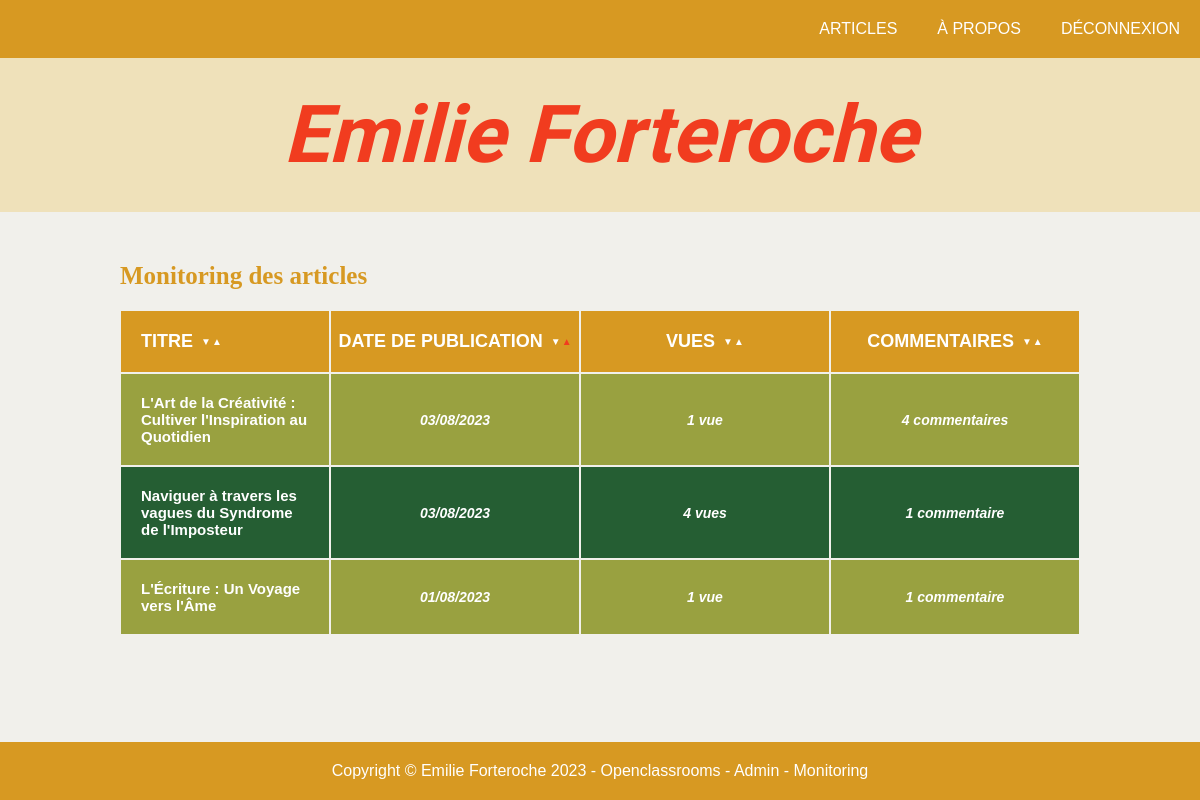
Before: /index.php?action=adminMonitoring (signed in) with the older database file.
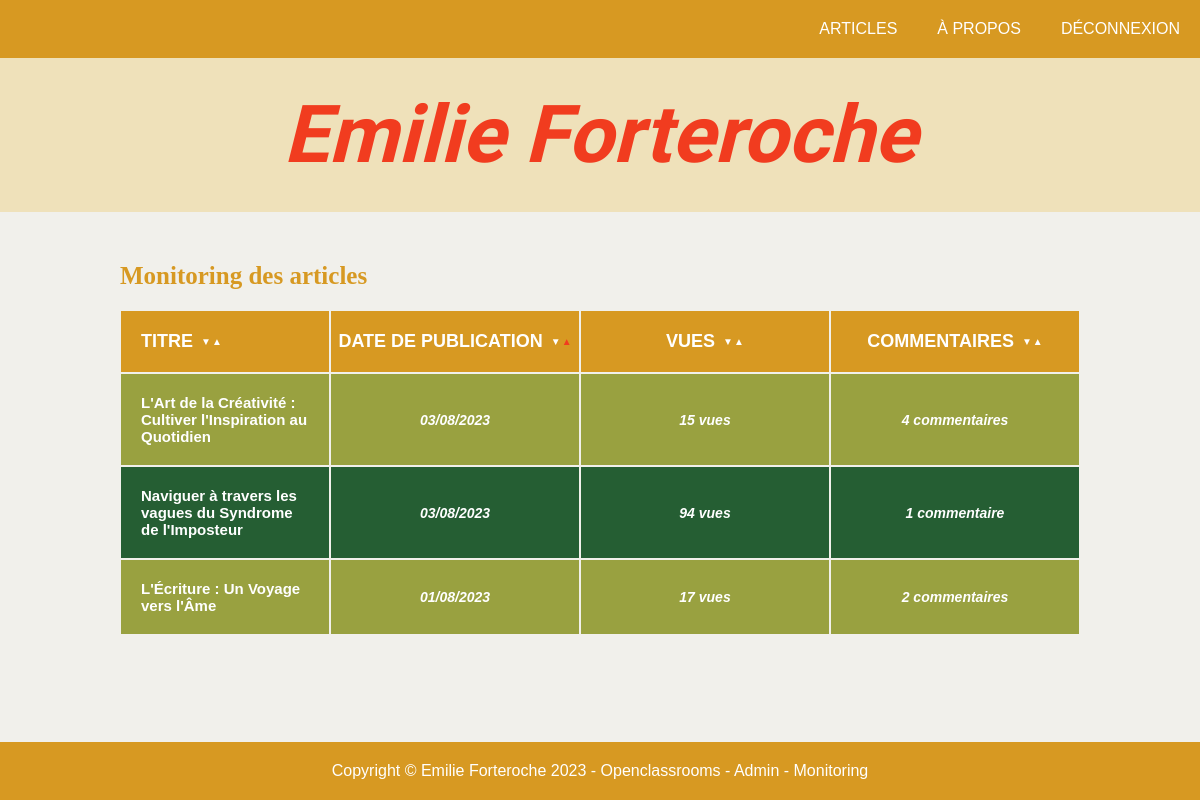
After: the same page with the newer database file.
### tables this page shows
CREATE TABLE `article` (
  `id` int NOT NULL,
  `id_user` int NOT NULL,
  `title` varchar(255) NOT NULL,
  `content` text NOT NULL,
  `date_creation` datetime NOT NULL,
  `date_update` datetime DEFAULT NULL,
  `views` int UNSIGNED NOT NULL DEFAULT '0'
);

### views/View.php (called while the page is built, shortened)
<?php
class View
{
    public function render(string $viewName, array $params = []) : void
    {
        $viewPath = $this->buildViewPath($viewName);
        $content = $this->_renderViewFromTemplate($viewPath, $params);
        require(MAIN_VIEW_PATH);
    }
    private function _renderViewFromTemplate(string $viewPath, array $params = []) : string
    {
        if (file_exists($viewPath)) {
            extract($params);
            require($viewPath);
            return ob_get_clean();
        } else {
            throw new Exception("La vue '$viewPath' est introuvable.");
        }
    }
    private function buildViewPath(string $viewName) : string
    {
        return TEMPLATE_VIEW_PATH . $viewName . '.php';
    }
}

### controllers/AdminController.php (called while the page is built, shortened)
<?php
class AdminController {
    public function showMonitoring() : void
    {
        $sort = Utils::request('sort', 'date_creation');
        $order = Utils::request('order', 'DESC');
        $articleManager = new ArticleManager();
        $articles = $articleManager->getAllArticlesWithCommentCount($sort, $order);
        $view = new View("Monitoring");
        $view->render("adminMonitoring", [
            'articles' => $articles,
            'sort'     => $sort,
            'order'    => $order
        ]);
    }
}

### index.php (called while the page is built, shortened)
<?php
$action = Utils::request('action', 'home');
try {
    switch ($action) {
        case 'adminMonitoring':
            $adminController = new AdminController();
            $adminController->showMonitoring();
            break;
    }
} catch (Exception $e) {
    $errorView = new View('Erreur');
    $errorView->render('errorPage', ['errorMessage' => $e->getMessage()]);
}

### models/DBManager.php (called while the page is built, shortened)
<?php
class DBManager
{
    private static $instance;
    private $db;
    private function __construct()
    {
        $this->db = new PDO('mysql:host=' . DB_HOST . ';dbname=' . DB_NAME . ';charset=utf8', DB_USER, DB_PASS);
        $this->db->setAttribute(PDO::ATTR_ERRMODE, PDO::ERRMODE_EXCEPTION);
        $this->db->setAttribute(PDO::ATTR_DEFAULT_FETCH_MODE, PDO::FETCH_ASSOC);
    }
    public static function getInstance() : DBManager
    {
        if (!self::$instance) {
            self::$instance = new DBManager();
        }
        return self::$instance;
    }
    public function query(string $sql, ?array $params = null) : PDOStatement
    {
        if ($params == null) {
            $query = $this->db->query($sql);
        } else {
            $query = $this->db->prepare($sql);
            $query->execute($params);
        }
        return $query;
    }
}

### services/Utils.php (called while the page is built, shortened)
<?php
class Utils {
    public static function request(string $variableName, mixed $defaultValue = null) : mixed
    {
        return $_REQUEST[$variableName] ?? $defaultValue;
    }
}

### models/ArticleManager.php (called while the page is built, shortened)
<?php
class ArticleManager extends AbstractEntityManager
{
    public function getAllArticlesWithCommentCount(string $sort = 'date_creation', string $order = 'DESC') : array
    {
        $allowedSorts = ['title', 'date_creation', 'views', 'comment_count'];
        $allowedOrders = ['ASC', 'DESC'];
        $sql = "SELECT article.*, COUNT(comment.id) AS comment_count
                FROM article
                LEFT JOIN comment ON comment.id_article = article.id
                GROUP BY article.id
                ORDER BY $sort $order";
        $result = $this->db->query($sql);
        $articles = [];
        while ($row = $result->fetch()) {
            $article = new Article($row);
            $article->setCommentCount((int) $row['comment_count']);
            $articles[] = $article;
        }
        return $articles;
    }
}

### models/AbstractEntity.php (called while the page is built, shortened)
<?php
abstract class AbstractEntity
{
    protected function hydrate(array $data) : void
    {
        foreach ($data as $key => $value) {
            $method = 'set' . str_replace('_', '', ucwords($key, '_'));
        }
    }
}

### models/Article.php (called while the page is built, shortened)
<?php
 class Article extends AbstractEntity
 {
    private string $title = "";
    private ?DateTime $dateCreation = null;
    private int $views = 0;
    private int $commentCount = 0;
    public function setTitle(string $title) : void
    {
        $this->title = $title;
    }
    public function getTitle() : string
    {
        return $this->title;
    }
    public function setDateCreation(string|DateTime $dateCreation, string $format = 'Y-m-d H:i:s') : void
    {
        if (is_string($dateCreation)) {
            $dateCreation = DateTime::createFromFormat($format, $dateCreation);
        }
        $this->dateCreation = $dateCreation;
    }
    public function getDateCreation() : DateTime
    {
        return $this->dateCreation;
    }
    public function setDateUpdate(string|DateTime|null $dateUpdate, string $format = 'Y-m-d H:i:s') : void
    {
        if (is_string($dateUpdate)) {
            $dateUpdate = DateTime::createFromFormat($format, $dateUpdate);
        }
    }
    public function setCommentCount(int $commentCount) : void
    {
        $this->commentCount = $commentCount;
    }
    public function getCommentCount() : int
    {
        return $this->commentCount;
    }
    public function setViews(int $views) : void
    {
        $this->views = $views;
    }
    public function getViews() : int
    {
        return $this->views;
    }
 }

### views/templates/adminMonitoring.php (the view)
<?php
    function sortLink(string $column, string $label, ?string $currentSort = null, ?string $currentOrder = null) : string
    {
        $currentSort  = $currentSort  ?? 'date_creation';
        $currentOrder = $currentOrder ?? 'DESC';
        $linkDesc = 'index.php?action=adminMonitoring&sort=' . $column . '&order=DESC';
        $linkAsc  = 'index.php?action=adminMonitoring&sort=' . $column . '&order=ASC';
        $upClass   = ($currentSort === $column && $currentOrder === 'DESC') ? 'arrow arrow--active' : 'arrow';
        $downClass = ($currentSort === $column && $currentOrder === 'ASC')  ? 'arrow arrow--active' : 'arrow';
        return '<span class="sortHeader">'
             . $label
             . '<span class="arrows">'
             . '<a href="' . $linkDesc . '" class="' . $upClass   . '">▲</a>'
             . '<a href="' . $linkAsc  . '" class="' . $downClass . '">▼</a>'
             . '</span>'
             . '</span>';
    }
?>
<h2>Monitoring des articles</h2>
<div class="adminArticle adminArticle--monitoring">
    <div class="articleLine articleLine--header">
        <div class="title"><?= sortLink('title', 'Titre', $sort, $order) ?></div>
        <div class="content"><?= sortLink('date_creation', 'Date de publication', $sort, $order) ?></div>
        <div class="content"><?= sortLink('views', 'Vues', $sort, $order) ?></div>
        <div class="content"><?= sortLink('comment_count', 'Commentaires', $sort, $order) ?></div>
    </div>
    <?php foreach ($articles as $index => $article) { ?>
        <div class="articleLine <?= $index % 2 === 0 ? '' : 'articleLine--alt' ?>">
            <div class="title"><?= $article->getTitle() ?></div>
            <div class="content infoMonitoring"><?= $article->getDateCreation()->format('d/m/Y') ?></div>
            <div class="content infoMonitoring"><?= $article->getViews() ?> vue<?= $article->getViews() > 1 ? 's' : '' ?></div>
            <div class="content infoMonitoring"><?= $article->getCommentCount() ?> commentaire<?= $article->getCommentCount() > 1 ? 's' : '' ?></div>
        </div>
    <?php } ?>
</div>

### views/templates/main.php (shortened to what this page needs)
<!DOCTYPE html>
<html lang="fr">
<head>
    <link rel="stylesheet" href="./css/style.css">
</head>
<body>
    <header>
        <nav>
            <a href="index.php">Articles</a>
            <a href="index.php?action=apropos">À propos</a>
            <?php
                if (isset($_SESSION['user'])) {
                    echo '<a href="index.php?action=disconnectUser">Déconnexion</a>';
                }
                ?>
        </nav>
        <h1>Emilie Forteroche</h1>
    </header>
    <main>
        <?= $content  ?>
    </main>
    <footer>
        <p>Copyright © Emilie Forteroche 2023 - Openclassrooms - <a href="index.php?action=admin">Admin</a><?php if (isset($_SESSION['user'])) : ?> - <a href="index.php?action=adminMonitoring">Monitoring</a><?php endif; ?>
    </footer>
</body>
</html>

### css/style.css (style rules this page uses)
* { margin: 0; padding: 0; box-sizing: border-box; }
:root { --backgroundColor: #f1f0eb; --headerColor: #d79922; --headerPaleColor: #efe1ba; --titleColor: #f13c1f; --dateColor: #3f56a4; --quoteColor: #c5cbe4; --commentPaleColor: #99a140; --commentColor: #255E33; }
body { display: flex; flex-direction: column; align-items: center; font-family: 'arial', sans-serif; background-color: var(--backgroundColor); }
h1 { display: flex; justify-content: center; padding: 30px; font-family: 'Qwitcher Grypen', cursive; font-style: italic; font-size: 80px; color: var(--titleColor); }
h2 { width: 100%; margin: 20px 0; font-size: 25px; font-family: 'Times New Roman', Times, serif; color: var(--headerColor); }
a { text-decoration: none; color: inherit; }
header { display: flex; flex-direction: column; width: 100%; margin-bottom: 30px; background-color: var(--headerPaleColor); }
header>nav { display: flex; justify-content: flex-end; background-color: var(--headerColor); }
header>nav>a { padding: 20px; text-transform: uppercase; font-size: 16px; color: white; }
main { display: flex; flex-direction: column; align-items: center; width: 80%; max-width: 1000px; margin: 0 50px 100px 50px; }
.infoMonitoring { font-size: 14px; font-style: italic; font-weight: bold; color: white; }
.adminArticle { margin-bottom: 20px; background-color: var(--commentPaleColor); color: white; }
.articleLine { display: flex; }
.articleLine div { display: flex; align-items: center; }
.articleLine .title { font-weight: bold; min-width: 200px; width: 200px; }
.articleLine .content { flex-grow: 1; }
.articleLine>div { padding: 20px; border: 1px solid var(--backgroundColor); }
.articleLine--header { background-color: var(--headerColor); color: white; font-weight: bold; font-size: 18px; text-transform: uppercase; }
.articleLine--header a { color: white; text-decoration: none; }
.sortHeader { display: flex; align-items: center; justify-content: space-between; gap: 8px; white-space: nowrap; }
.arrows { display: flex; flex-direction: row-reverse; line-height: 1; gap: 1px; }
.arrow { font-size: 10px; color: white; text-decoration: none; line-height: 1; }
.articleLine--header a.arrow--active { color: var(--titleColor); }
.adminArticle--monitoring .content { min-width: 250px; width: 250px; text-align: center; flex-grow: 0; justify-content: center; }
.adminArticle--monitoring .articleLine--header .title, .adminArticle--monitoring .articleLine--header .content { font-size: 18px; }
.articleLine--alt { background-color: var(--commentColor); }
.adminArticle--monitoring { width: 100%; }
.adminArticle--monitoring .title { flex: 1; min-width: 0; width: auto; font-size: 15px; }
footer { position: fixed; bottom: 0; display: flex; justify-content: center; width: 100%; ; padding: 20px; color: white; background-color: var(--headerColor); }

Changed rows visible on the page:
changed article "L'Art de la Créativité : Cultiver l'Inspiration au Quotidien": views "1" → "15"; now shows "s"
changed article "Naviguer à travers les vagues du Syndrome de l'Imposteur": views "4" → "94"
changed article "L'Écriture : Un Voyage vers l'Âme": views "1" → "17"; CommentCount "1" → "2"; now shows "s"
